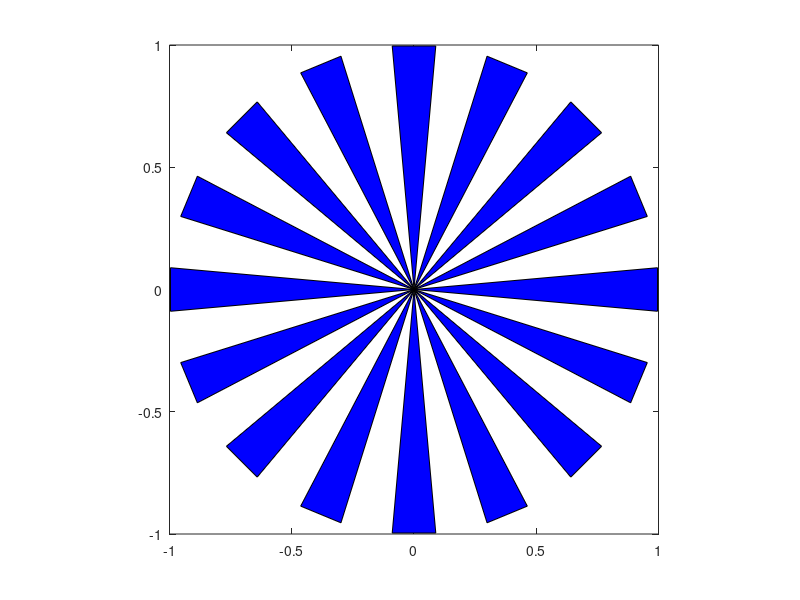

Write MATLAB code to recreate this figure.
% Compute analytically the matrices appearing in the matrix equation
% These matrices are not scaled by 1/sqrt(j), but the scaling matrix is
% computed. For proper scaling, one needs to multiply
%
% Y --> Scale*Y
% M --> Scale*M*Scale
%--------------------------------------------------------------------------
%
%
%--------------------------------------------------------------------------
%clear all;
clc

load VoltageMesh_12 Vertices Topol ElectrodeNodes_ext V_extra Topol_2
load Real_data_matrix_homo z
L=16;
z=0.0017*ones(1,L);
% The mesh is needed only for extracting the electrode geometry, the
% meshing is irrelevant
L=size(ElectrodeNodes_ext,1);


n = 60; % n/2 cosines, n/2 sines, one constant basis vector

% Finding the angles that define the electrodes
[L,kL] = size(ElectrodeNodes_ext); % L = number of electrodes

ElectrodeAngles = NaN(2,L);
for ell = 1:L
    jmin = ElectrodeNodes_ext(ell,1);
    jmax = ElectrodeNodes_ext(ell,kL);
    vmin = V_extra(:,jmin);
    vmax = V_extra(:,jmax);
    thmin = atan2(vmin(2),vmin(1));
    thmax = atan2(vmax(2),vmax(1));
    ElectrodeAngles(:,ell) = [thmin,thmax];
end

%Checking
for ell = 1:L
   thmin = ElectrodeAngles(1,ell);
   thmax = ElectrodeAngles(2,ell);
   fill([0,cos(thmin),cos(thmax)],[0,sin(thmin),sin(thmax)],'b')
   axis([-1,1,-1,1])
   axis('square')
   hold on
   pause(0.5)
end
hold off

% 1. The matrix Y

Y = NaN(n+1,L);
width = NaN(1,L);
for ell = 1:L
    thmin = ElectrodeAngles(1,ell);
    thmax = ElectrodeAngles(2,ell);
    if thmax>thmin
       width(ell) = thmax - thmin;
    else
      % the angles are at different sides of the negative x-axis
      width(ell) = (thmax + 2*pi) - thmin;
    end
    Y(1,ell) = 1/sqrt(2*pi);
    for j = 1:n/2
        Y(j+1,ell) = (1/(sqrt(pi)*j*width(ell)))*(sin(j*thmax)-sin(j*thmin));
        Y(n/2+j+1,ell) = (1/(sqrt(pi)*j*width(ell)))*(cos(j*thmin)-cos(j*thmax));
    end
end

% 2. The matrix D

D = diag(width./z);

% 3. The matrix M

M = NaN(n+1,n+1);
M(1,1) = (1/(2*pi))*trace(D);
thmin = ElectrodeAngles(1,:);
thmax = ElectrodeAngles(2,:);
for k = 1:n/2
    M(1,k+1) = (1/(sqrt(2)*pi*k))*sum((sin(k*thmax) - sin(k*thmin))./z);
    M(1,n/2+k+1) = (1/(sqrt(2)*pi*k))*sum((cos(k*thmin) - cos(k*thmax))./z);
    M(k+1,1) = M(1,k+1);
    M(n/2+k+1,1) = M(1,n/2+k+1);
end

for k = 1:n/2
    for j = 1:n/2
        aux1 = 1/(j+k)*sum((sin((j+k)*thmax) - sin((j+k)*thmin))./z);
        if j ~= k
            aux2 = 1/(j-k)*sum((sin((j-k)*thmax) - sin((j-k)*thmin))./z);
        else
            aux2 = sum(width./z);
        end
        M(1+j,1+k) = (1/(2*pi))*(aux1 + aux2);
        M(1+n/2+j,1+n/2+k) = (1/(2*pi))*(aux2 - aux1);
        aux3 = 1/(j+k)*sum((cos((j+k)*thmin) - cos((j+k)*thmax))./z);
        if j ~= k
            aux4 = 1/(j-k)*sum((cos((j-k)*thmin) - cos((j-k)*thmax))./z);
        else
            aux4 = 0;
        end
        M(1+j,n/2+1+k) = (1/(2*pi))*(aux3 + aux4);
        M(n/2+1+k,1+j) = (1/(2*pi))*(aux3 + aux4);
    end
end

% 4. The matrix Phi

cc = cos(2*pi/L*(0:L-1)'*(1:L/2));
ss = sin(2*pi/L*(0:L-1)'*(1:L/2-1));
Phi = [cc,ss];
% Normalizing
normPhi2 = L/2*ones(1,L-1);
normPhi2(L/2) = L;
Phi = Phi*diag(1./sqrt(normPhi2));

Scale = diag([1,1./sqrt(1:n/2),1./sqrt(1:n/2)]);

save AnalyticMatricesFile z L n Y D M Phi Scale







